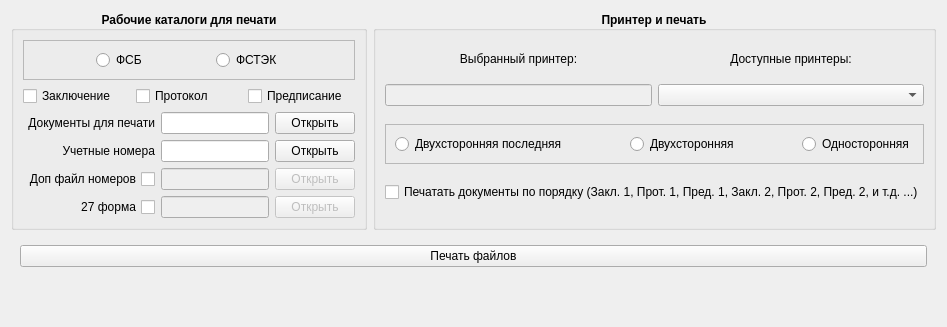
      <widget class="QWidget" name="printMain">
       <attribute name="title">
        <string>Основная печать</string>
       </attribute>
       <layout class="QGridLayout" name="gridLayout_31">
        <item row="3" column="0">
         <spacer name="verticalSpacer_3">
          <property name="orientation">
           <enum>Qt::Vertical</enum>
          </property>
          <property name="sizeHint" stdset="0">
           <size>
            <width>20</width>
            <height>40</height>
           </size>
          </property>
         </spacer>
        </item>
        <item row="0" column="0">
         <widget class="QGroupBox" name="groupBox_main_catalog_print">
          <property name="font">
           <font>
            <pointsize>9</pointsize>
            <weight>75</weight>
            <bold>true</bold>
           </font>
          </property>
          <property name="title">
           <string>Рабочие каталоги для печати</string>
          </property>
          <property name="alignment">
           <set>Qt::AlignCenter</set>
          </property>
          <layout class="QGridLayout" name="gridLayout_11">
           <item row="3" column="0">
            <widget class="QLabel" name="label_main_file_account_number">
             <property name="sizePolicy">
              <sizepolicy hsizetype="Preferred" vsizetype="Fixed">
               <horstretch>0</horstretch>
               <verstretch>0</verstretch>
              </sizepolicy>
             </property>
             <property name="font">
              <font>
               <pointsize>9</pointsize>
               <weight>50</weight>
               <bold>false</bold>
              </font>
             </property>
             <property name="text">
              <string>Учетные номера</string>
             </property>
             <property name="alignment">
              <set>Qt::AlignRight|Qt::AlignTrailing|Qt::AlignVCenter</set>
             </property>
            </widget>
           </item>
           <item row="3" column="2">
            <widget class="QPushButton" name="pushButton_main_file_account_numbers">
             <property name="sizePolicy">
              <sizepolicy hsizetype="Preferred" vsizetype="Fixed">
               <horstretch>0</horstretch>
               <verstretch>0</verstretch>
              </sizepolicy>
             </property>
             <property name="font">
              <font>
               <pointsize>9</pointsize>
               <weight>50</weight>
               <bold>false</bold>
              </font>
             </property>
             <property name="text">
              <string>Открыть</string>
             </property>
            </widget>
           </item>
           <item row="2" column="1">
            <widget class="QLineEdit" name="lineEdit_main_start_path_print_dir">
             <property name="font">
              <font>
               <pointsize>9</pointsize>
               <weight>50</weight>
               <bold>false</bold>
              </font>
             </property>
            </widget>
           </item>
           <item row="1" column="0" colspan="3">
            <layout class="QHBoxLayout" name="horizontalLayout_2">
             <item>
              <widget class="QCheckBox" name="checkBox_main_conclusion_print">
               <property name="font">
                <font>
                 <pointsize>9</pointsize>
                 <weight>50</weight>
                 <bold>false</bold>
                </font>
               </property>
               <property name="text">
                <string>Заключение</string>
               </property>
              </widget>
             </item>
             <item>
              <widget class="QCheckBox" name="checkBox_main_protocol_print">
               <property name="font">
                <font>
                 <pointsize>9</pointsize>
                 <weight>50</weight>
                 <bold>false</bold>
                </font>
               </property>
               <property name="text">
                <string>Протокол</string>
               </property>
              </widget>
             </item>
             <item>
              <widget class="QCheckBox" name="checkBox_main_prescription_print">
               <property name="font">
                <font>
                 <pointsize>9</pointsize>
                 <weight>50</weight>
                 <bold>false</bold>
                </font>
               </property>
               <property name="text">
                <string>Предписание</string>
               </property>
              </widget>
             </item>
            </layout>
           </item>
           <item row="0" column="0" colspan="3">
            <widget class="QFrame" name="frame_12">
             <property name="sizePolicy">
              <sizepolicy hsizetype="Preferred" vsizetype="Fixed">
               <horstretch>0</horstretch>
               <verstretch>0</verstretch>
              </sizepolicy>
             </property>
             <property name="font">
              <font>
               <pointsize>9</pointsize>
               <weight>75</weight>
               <bold>true</bold>
              </font>
             </property>
             <property name="frameShape">
              <enum>QFrame::StyledPanel</enum>
             </property>
             <property name="frameShadow">
              <enum>QFrame::Raised</enum>
             </property>
             <layout class="QGridLayout" name="gridLayout_13">
              <item row="0" column="3">
               <widget class="QRadioButton" name="radioButton_main_group3_FSTEK_print">
                <property name="font">
                 <font>
                  <pointsize>9</pointsize>
                  <weight>50</weight>
                  <bold>false</bold>
                 </font>
                </property>
                <property name="text">
                 <string>ФСТЭК</string>
                </property>
               </widget>
              </item>
              <item row="0" column="4">
               <spacer name="horizontalSpacer_16">
                <property name="font">
                 <font>
                  <pointsize>9</pointsize>
                  <weight>75</weight>
                  <bold>true</bold>
                 </font>
                </property>
                <property name="orientation">
                 <enum>Qt::Horizontal</enum>
                </property>
                <property name="sizeHint" stdset="0">
                 <size>
                  <width>40</width>
                  <height>20</height>
                 </size>
                </property>
               </spacer>
              </item>
              <item row="0" column="0">
               <spacer name="horizontalSpacer_15">
                <property name="font">
                 <font>
                  <pointsize>9</pointsize>
                  <weight>75</weight>
                  <bold>true</bold>
                 </font>
                </property>
                <property name="orientation">
                 <enum>Qt::Horizontal</enum>
                </property>
                <property name="sizeHint" stdset="0">
                 <size>
                  <width>40</width>
                  <height>20</height>
                 </size>
                </property>
               </spacer>
              </item>
              <item row="0" column="1">
               <widget class="QRadioButton" name="radioButton_main_group3_FSB_print">
                <property name="font">
                 <font>
                  <pointsize>9</pointsize>
                  <weight>50</weight>
                  <bold>false</bold>
                 </font>
                </property>
                <property name="text">
                 <string>ФСБ</string>
                </property>
               </widget>
              </item>
              <item row="0" column="2">
               <spacer name="horizontalSpacer_5">
                <property name="font">
                 <font>
                  <pointsize>9</pointsize>
                  <weight>75</weight>
                  <bold>true</bold>
                 </font>
                </property>
                <property name="orientation">
                 <enum>Qt::Horizontal</enum>
                </property>
                <property name="sizeHint" stdset="0">
                 <size>
                  <width>40</width>
                  <height>20</height>
                 </size>
                </property>
               </spacer>
              </item>
             </layout>
            </widget>
           </item>
           <item row="5" column="1">
            <widget class="QLineEdit" name="lineEdit_main_path_file_form27_print">
             <property name="enabled">
              <bool>false</bool>
             </property>
             <property name="font">
              <font>
               <pointsize>9</pointsize>
               <weight>50</weight>
               <bold>false</bold>
              </font>
             </property>
            </widget>
           </item>
           <item row="3" column="1">
            <widget class="QLineEdit" name="lineEdit_main_file_account_numbers_path">
             <property name="font">
              <font>
               <pointsize>9</pointsize>
               <weight>50</weight>
               <bold>false</bold>
              </font>
             </property>
            </widget>
           </item>
           <item row="2" column="0">
            <widget class="QLabel" name="label_main_start_path_print">
             <property name="sizePolicy">
              <sizepolicy hsizetype="Preferred" vsizetype="Fixed">
               <horstretch>0</horstretch>
               <verstretch>0</verstretch>
              </sizepolicy>
             </property>
             <property name="font">
              <font>
               <pointsize>9</pointsize>
               <weight>50</weight>
               <bold>false</bold>
              </font>
             </property>
             <property name="text">
              <string>Документы для печати</string>
             </property>
             <property name="alignment">
              <set>Qt::AlignRight|Qt::AlignTrailing|Qt::AlignVCenter</set>
             </property>
            </widget>
           </item>
           <item row="2" column="2">
            <widget class="QPushButton" name="pushButton_main_start_path_print_dir">
             <property name="sizePolicy">
              <sizepolicy hsizetype="Preferred" vsizetype="Fixed">
               <horstretch>0</horstretch>
               <verstretch>0</verstretch>
              </sizepolicy>
             </property>
             <property name="font">
              <font>
               <pointsize>9</pointsize>
               <weight>50</weight>
               <bold>false</bold>
              </font>
             </property>
             <property name="text">
              <string>Открыть</string>
             </property>
            </widget>
           </item>
           <item row="5" column="2">
            <widget class="QPushButton" name="pushButton_main_file_form27_print">
             <property name="enabled">
              <bool>false</bool>
             </property>
             <property name="font">
              <font>
               <pointsize>9</pointsize>
               <weight>50</weight>
               <bold>false</bold>
              </font>
             </property>
             <property name="text">
              <string>Открыть</string>
             </property>
            </widget>
           </item>
           <item row="5" column="0">
            <widget class="QCheckBox" name="checkBox_main_file_form27">
             <property name="sizePolicy">
              <sizepolicy hsizetype="Preferred" vsizetype="Fixed">
               <horstretch>0</horstretch>
               <verstretch>0</verstretch>
              </sizepolicy>
             </property>
             <property name="font">
              <font>
               <pointsize>9</pointsize>
               <weight>50</weight>
               <bold>false</bold>
              </font>
             </property>
             <property name="layoutDirection">
              <enum>Qt::RightToLeft</enum>
             </property>
             <property name="text">
              <string>27 форма</string>
             </property>
             <property name="checked">
              <bool>false</bool>
             </property>
             <property name="tristate">
              <bool>false</bool>
             </property>
            </widget>
           </item>
           <item row="4" column="0">
            <widget class="QCheckBox" name="checkBox_main_add_account_numbers">
             <property name="font">
              <font>
               <pointsize>9</pointsize>
               <weight>50</weight>
               <bold>false</bold>
              </font>
             </property>
             <property name="layoutDirection">
              <enum>Qt::RightToLeft</enum>
             </property>
             <property name="text">
              <string>Доп файл номеров</string>
             </property>
            </widget>
           </item>
           <item row="4" column="1">
            <widget class="QLineEdit" name="lineEdit_main_add_account_numbers_path_file">
             <property name="enabled">
              <bool>false</bool>
             </property>
             <property name="font">
              <font>
               <pointsize>9</pointsize>
               <weight>50</weight>
               <bold>false</bold>
              </font>
             </property>
            </widget>
           </item>
           <item row="4" column="2">
            <widget class="QPushButton" name="pushButton_main_add_account_numbers">
             <property name="enabled">
              <bool>false</bool>
             </property>
             <property name="sizePolicy">
              <sizepolicy hsizetype="Preferred" vsizetype="Fixed">
               <horstretch>0</horstretch>
               <verstretch>0</verstretch>
              </sizepolicy>
             </property>
             <property name="font">
              <font>
               <pointsize>9</pointsize>
               <weight>50</weight>
               <bold>false</bold>
              </font>
             </property>
             <property name="text">
              <string>Открыть</string>
             </property>
            </widget>
           </item>
          </layout>
         </widget>
        </item>
        <item row="0" column="1">
         <widget class="QGroupBox" name="groupBox_main_printer">
          <property name="font">
           <font>
            <pointsize>9</pointsize>
            <weight>75</weight>
            <bold>true</bold>
           </font>
          </property>
          <property name="title">
           <string>Принтер и печать</string>
          </property>
          <property name="alignment">
           <set>Qt::AlignCenter</set>
          </property>
          <layout class="QGridLayout" name="gridLayout_10">
           <item row="1" column="0">
            <widget class="QLineEdit" name="lineEdit_main_printer">
             <property name="enabled">
              <bool>false</bool>
             </property>
             <property name="sizePolicy">
              <sizepolicy hsizetype="Expanding" vsizetype="Fixed">
               <horstretch>0</horstretch>
               <verstretch>0</verstretch>
              </sizepolicy>
             </property>
             <property name="font">
              <font>
               <pointsize>9</pointsize>
               <weight>50</weight>
               <bold>false</bold>
              </font>
             </property>
            </widget>
           </item>
           <item row="2" column="0" colspan="2">
            <widget class="QFrame" name="frame_3">
             <property name="sizePolicy">
              <sizepolicy hsizetype="Preferred" vsizetype="Fixed">
               <horstretch>0</horstretch>
               <verstretch>0</verstretch>
              </sizepolicy>
             </property>
             <property name="font">
              <font>
               <pointsize>9</pointsize>
               <weight>75</weight>
               <bold>true</bold>
              </font>
             </property>
             <property name="frameShape">
              <enum>QFrame::StyledPanel</enum>
             </property>
             <property name="frameShadow">
              <enum>QFrame::Raised</enum>
             </property>
             <layout class="QGridLayout" name="gridLayout_4">
              <item row="0" column="0">
               <widget class="QRadioButton" name="radioButton_main_group4_last_duplex">
                <property name="font">
                 <font>
                  <pointsize>9</pointsize>
                  <weight>50</weight>
                  <bold>false</bold>
                 </font>
                </property>
                <property name="text">
                 <string>Двухсторонняя последняя</string>
                </property>
               </widget>
              </item>
              <item row="0" column="4">
               <widget class="QRadioButton" name="radioButton_main_group4_one_side">
                <property name="font">
                 <font>
                  <pointsize>9</pointsize>
                  <weight>50</weight>
                  <bold>false</bold>
                 </font>
                </property>
                <property name="text">
                 <string>Односторонняя</string>
                </property>
               </widget>
              </item>
              <item row="0" column="1">
               <spacer name="horizontalSpacer_6">
                <property name="font">
                 <font>
                  <pointsize>9</pointsize>
                  <weight>75</weight>
                  <bold>true</bold>
                 </font>
                </property>
                <property name="orientation">
                 <enum>Qt::Horizontal</enum>
                </property>
                <property name="sizeHint" stdset="0">
                 <size>
                  <width>40</width>
                  <height>20</height>
                 </size>
                </property>
               </spacer>
              </item>
              <item row="0" column="2">
               <widget class="QRadioButton" name="radioButton_main_group4_duplex">
                <property name="font">
                 <font>
                  <pointsize>9</pointsize>
                  <weight>50</weight>
                  <bold>false</bold>
                 </font>
                </property>
                <property name="text">
                 <string>Двухсторонняя</string>
                </property>
               </widget>
              </item>
              <item row="0" column="3">
               <spacer name="horizontalSpacer_7">
                <property name="font">
                 <font>
                  <pointsize>9</pointsize>
                  <weight>75</weight>
                  <bold>true</bold>
                 </font>
                </property>
                <property name="orientation">
                 <enum>Qt::Horizontal</enum>
                </property>
                <property name="sizeHint" stdset="0">
                 <size>
                  <width>40</width>
                  <height>20</height>
                 </size>
                </property>
               </spacer>
              </item>
             </layout>
            </widget>
           </item>
           <item row="0" column="1">
            <widget class="QLabel" name="label_main_available_printer">
             <property name="sizePolicy">
              <sizepolicy hsizetype="Preferred" vsizetype="Fixed">
               <horstretch>0</horstretch>
               <verstretch>0</verstretch>
              </sizepolicy>
             </property>
             <property name="font">
              <font>
               <pointsize>9</pointsize>
               <weight>50</weight>
               <bold>false</bold>
              </font>
             </property>
             <property name="text">
              <string>Доступные принтеры:</string>
             </property>
             <property name="alignment">
              <set>Qt::AlignCenter</set>
             </property>
            </widget>
           </item>
           <item row="3" column="0" colspan="2">
            <widget class="QCheckBox" name="checkBox_main_print_order">
             <property name="font">
              <font>
               <pointsize>9</pointsize>
               <weight>50</weight>
               <bold>false</bold>
              </font>
             </property>
             <property name="text">
              <string>Печатать документы по порядку (Закл. 1, Прот. 1, Пред. 1, Закл. 2, Прот. 2, Пред. 2, и т.д. ...)</string>
             </property>
            </widget>
           </item>
           <item row="1" column="1">
            <widget class="QComboBox" name="comboBox_main_printer">
             <property name="sizePolicy">
              <sizepolicy hsizetype="Expanding" vsizetype="Fixed">
               <horstretch>0</horstretch>
               <verstretch>0</verstretch>
              </sizepolicy>
             </property>
             <property name="font">
              <font>
               <pointsize>9</pointsize>
               <weight>50</weight>
               <bold>false</bold>
              </font>
             </property>
            </widget>
           </item>
           <item row="0" column="0">
            <widget class="QLabel" name="label_main_selected_printer">
             <property name="sizePolicy">
              <sizepolicy hsizetype="Preferred" vsizetype="Fixed">
               <horstretch>0</horstretch>
               <verstretch>0</verstretch>
              </sizepolicy>
             </property>
             <property name="font">
              <font>
               <pointsize>9</pointsize>
               <weight>50</weight>
               <bold>false</bold>
              </font>
             </property>
             <property name="text">
              <string>Выбранный принтер:</string>
             </property>
             <property name="alignment">
              <set>Qt::AlignCenter</set>
             </property>
            </widget>
           </item>
          </layout>
         </widget>
        </item>
        <item row="2" column="0" colspan="2">
         <widget class="QFrame" name="frame_7">
          <property name="sizePolicy">
           <sizepolicy hsizetype="Preferred" vsizetype="Fixed">
            <horstretch>0</horstretch>
            <verstretch>0</verstretch>
           </sizepolicy>
          </property>
          <property name="font">
           <font>
            <pointsize>9</pointsize>
           </font>
          </property>
          <property name="frameShape">
           <enum>QFrame::NoFrame</enum>
          </property>
          <property name="frameShadow">
           <enum>QFrame::Raised</enum>
          </property>
          <layout class="QGridLayout" name="gridLayout_8">
           <item row="0" column="0">
            <widget class="QPushButton" name="pushButton_main_print">
             <property name="font">
              <font>
               <pointsize>9</pointsize>
              </font>
             </property>
             <property name="layoutDirection">
              <enum>Qt::LeftToRight</enum>
             </property>
             <property name="autoFillBackground">
              <bool>false</bool>
             </property>
             <property name="text">
              <string>Печать файлов</string>
             </property>
            </widget>
           </item>
          </layout>
         </widget>
        </item>
        <item row="3" column="1">
         <spacer name="verticalSpacer_5">
          <property name="orientation">
           <enum>Qt::Vertical</enum>
          </property>
          <property name="sizeHint" stdset="0">
           <size>
            <width>20</width>
            <height>40</height>
           </size>
          </property>
         </spacer>
        </item>
       </layout>
      </widget>
